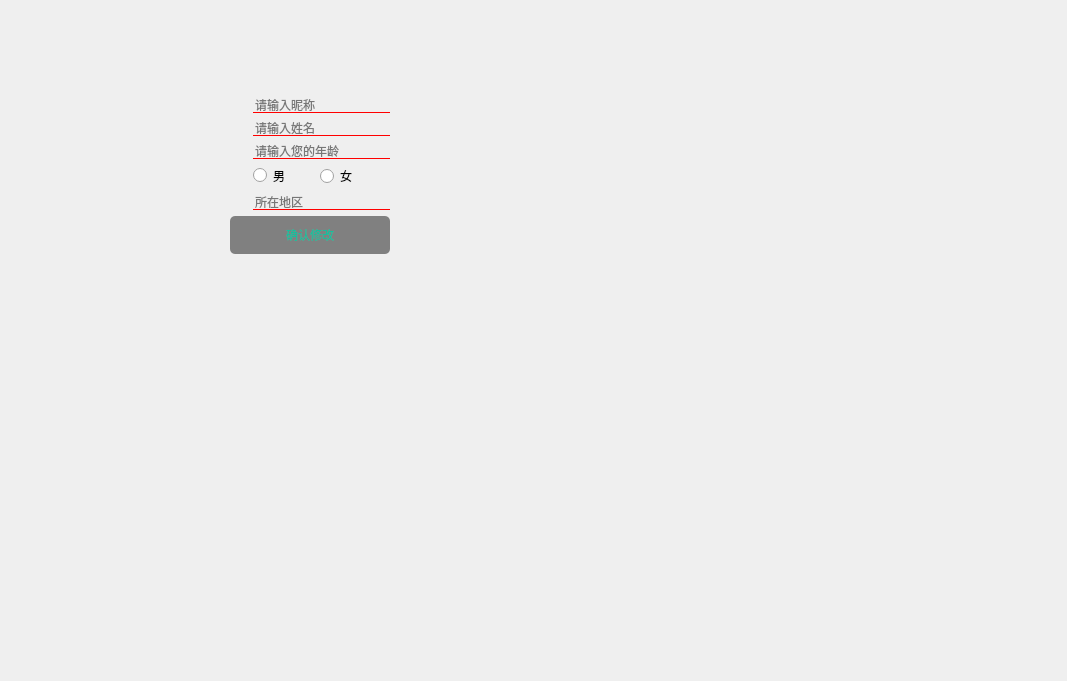
<?xml version="1.0" encoding="UTF-8"?>
<ui version="4.0">
 <class>MySettingPage</class>
 <widget class="QWidget" name="MySettingPage">
  <property name="geometry">
   <rect>
    <x>0</x>
    <y>0</y>
    <width>1067</width>
    <height>681</height>
   </rect>
  </property>
  <property name="windowTitle">
   <string>Form</string>
  </property>
  <widget class="QWidget" name="verticalLayoutWidget">
   <property name="geometry">
    <rect>
     <x>60</x>
     <y>20</y>
     <width>471</width>
     <height>371</height>
    </rect>
   </property>
   <layout class="QVBoxLayout" name="verticalLayout">
    <item>
     <layout class="QHBoxLayout" name="horizontalLayout">
      <item>
       <widget class="QPushButton" name="CloseBt">
        <property name="styleSheet">
         <string notr="true">border:none;
border-image: url(:/ICON/picture/Back.ico);</string>
        </property>
        <property name="text">
         <string/>
        </property>
       </widget>
      </item>
      <item>
       <spacer name="horizontalSpacer_2">
        <property name="orientation">
         <enum>Qt::Horizontal</enum>
        </property>
        <property name="sizeHint" stdset="0">
         <size>
          <width>40</width>
          <height>20</height>
         </size>
        </property>
       </spacer>
      </item>
      <item>
       <spacer name="horizontalSpacer">
        <property name="orientation">
         <enum>Qt::Horizontal</enum>
        </property>
        <property name="sizeHint" stdset="0">
         <size>
          <width>40</width>
          <height>20</height>
         </size>
        </property>
       </spacer>
      </item>
     </layout>
    </item>
    <item>
     <widget class="QStackedWidget" name="stackedWidget">
      <property name="styleSheet">
       <string notr="true"/>
      </property>
      <property name="currentIndex">
       <number>2</number>
      </property>
      <widget class="QWidget" name="page_1">
       <widget class="QWidget" name="verticalLayoutWidget_2">
        <property name="geometry">
         <rect>
          <x>40</x>
          <y>40</y>
          <width>371</width>
          <height>301</height>
         </rect>
        </property>
        <layout class="QVBoxLayout" name="verticalLayout_2">
         <item>
          <widget class="QPushButton" name="HeadSettingBt">
           <property name="styleSheet">
            <string notr="true">QPushButton{border-style:none;padding:10px;border-radius:5px;color:#1ABC9C;background:#c7ff93;}
QPushButton:hover{color:#2EE1C1;background:#FFFFFF;}
QPushButton:pressed{color:#16A086;background:#A7EEE6;}</string>
           </property>
           <property name="text">
            <string>头像设置</string>
           </property>
          </widget>
         </item>
         <item>
          <widget class="QPushButton" name="MyMesaageBt">
           <property name="styleSheet">
            <string notr="true">QPushButton{border-style:none;padding:10px;border-radius:5px;color:#1ABC9C;background:#c7ff93;}
QPushButton:hover{color:#2EE1C1;background:#FFFFFF;}
QPushButton:pressed{color:#16A086;background:#A7EEE6;}</string>
           </property>
           <property name="text">
            <string>个人信息设置</string>
           </property>
          </widget>
         </item>
         <item>
          <spacer name="verticalSpacer_4">
           <property name="orientation">
            <enum>Qt::Vertical</enum>
           </property>
           <property name="sizeHint" stdset="0">
            <size>
             <width>20</width>
             <height>40</height>
            </size>
           </property>
          </spacer>
         </item>
        </layout>
       </widget>
      </widget>
      <widget class="QWidget" name="page_2">
       <property name="styleSheet">
        <string notr="true">#page_2{
	background-color: rgb(255, 255, 255);}
QLabel{font: .8em Arial, Tahoma, Verdana;
      background: #fff url(../images/bg.gif) repeat-x; 
      color: #777;}</string>
       </property>
       <widget class="QWidget" name="verticalLayoutWidget_3">
        <property name="geometry">
         <rect>
          <x>100</x>
          <y>120</y>
          <width>321</width>
          <height>191</height>
         </rect>
        </property>
        <layout class="QVBoxLayout" name="verticalLayout_3">
         <item>
          <spacer name="verticalSpacer">
           <property name="orientation">
            <enum>Qt::Vertical</enum>
           </property>
           <property name="sizeHint" stdset="0">
            <size>
             <width>20</width>
             <height>40</height>
            </size>
           </property>
          </spacer>
         </item>
         <item>
          <widget class="QLabel" name="label">
           <property name="text">
            <string>晨博专属APP</string>
           </property>
           <property name="alignment">
            <set>Qt::AlignCenter</set>
           </property>
          </widget>
         </item>
         <item>
          <widget class="QLabel" name="label_2">
           <property name="styleSheet">
            <string notr="true"/>
           </property>
           <property name="frameShape">
            <enum>QFrame::NoFrame</enum>
           </property>
           <property name="text">
            <string>电话没有</string>
           </property>
           <property name="alignment">
            <set>Qt::AlignCenter</set>
           </property>
          </widget>
         </item>
         <item>
          <widget class="QLabel" name="label_3">
           <property name="text">
            <string>个性签名：棒棒鸡！！！</string>
           </property>
           <property name="alignment">
            <set>Qt::AlignCenter</set>
           </property>
          </widget>
         </item>
         <item>
          <spacer name="verticalSpacer_2">
           <property name="orientation">
            <enum>Qt::Vertical</enum>
           </property>
           <property name="sizeHint" stdset="0">
            <size>
             <width>20</width>
             <height>40</height>
            </size>
           </property>
          </spacer>
         </item>
        </layout>
       </widget>
      </widget>
      <widget class="QWidget" name="PersonalSetting_Page">
       <property name="styleSheet">
        <string notr="true">QLineEdit{
border:none;
margin-left:10px;
border-bottom:1px solid red;
background-color: rgba(0, 0, 0, 0);
}</string>
       </property>
       <widget class="QWidget" name="verticalLayoutWidget_5">
        <property name="geometry">
         <rect>
          <x>170</x>
          <y>50</y>
          <width>160</width>
          <height>158</height>
         </rect>
        </property>
        <layout class="QVBoxLayout" name="personlMessage_Verticalayout">
         <item>
          <layout class="QFormLayout" name="formLayout">
           <item row="0" column="0">
            <widget class="QLabel" name="Nickname_label">
             <property name="styleSheet">
              <string notr="true">border-image: url(:/Art/setting_personal_information/昵称.png);</string>
             </property>
             <property name="text">
              <string/>
             </property>
            </widget>
           </item>
           <item row="0" column="1">
            <widget class="QLineEdit" name="NickNamelineEdit">
             <property name="styleSheet">
              <string notr="true"/>
             </property>
             <property name="inputMask">
              <string/>
             </property>
             <property name="placeholderText">
              <string>请输入昵称</string>
             </property>
            </widget>
           </item>
           <item row="1" column="0">
            <widget class="QLabel" name="Name_label">
             <property name="styleSheet">
              <string notr="true">border-image: url(:/Art/setting_personal_information/姓名.png);</string>
             </property>
             <property name="text">
              <string/>
             </property>
            </widget>
           </item>
           <item row="1" column="1">
            <widget class="QLineEdit" name="Name_lineEdit">
             <property name="inputMask">
              <string/>
             </property>
             <property name="placeholderText">
              <string>请输入姓名</string>
             </property>
            </widget>
           </item>
           <item row="2" column="0">
            <widget class="QLabel" name="Age_label">
             <property name="styleSheet">
              <string notr="true">border-image: url(:/Art/setting_personal_information/年龄.png);</string>
             </property>
             <property name="text">
              <string/>
             </property>
            </widget>
           </item>
           <item row="2" column="1">
            <widget class="QLineEdit" name="Age_lineEdit">
             <property name="inputMask">
              <string/>
             </property>
             <property name="text">
              <string/>
             </property>
             <property name="placeholderText">
              <string>请输入您的年龄</string>
             </property>
            </widget>
           </item>
           <item row="3" column="0">
            <widget class="QLabel" name="Sex_label">
             <property name="styleSheet">
              <string notr="true">border-image: url(:/Art/setting_personal_information/性别.png);</string>
             </property>
             <property name="text">
              <string/>
             </property>
            </widget>
           </item>
           <item row="3" column="1">
            <layout class="QHBoxLayout" name="horizontalLayout_2">
             <item>
              <widget class="QRadioButton" name="Man_radioButton">
               <property name="styleSheet">
                <string notr="true">margin-left:10px;</string>
               </property>
               <property name="text">
                <string>男</string>
               </property>
              </widget>
             </item>
             <item>
              <widget class="QRadioButton" name="Woman_radioButton">
               <property name="text">
                <string>女</string>
               </property>
              </widget>
             </item>
            </layout>
           </item>
           <item row="4" column="0">
            <widget class="QLabel" name="AreaLocation_label">
             <property name="styleSheet">
              <string notr="true">border-image: url(:/Art/setting_personal_information/地区.png);</string>
             </property>
             <property name="text">
              <string/>
             </property>
            </widget>
           </item>
           <item row="4" column="1">
            <widget class="QLineEdit" name="AreaLocation_lineEdit">
             <property name="inputMask">
              <string/>
             </property>
             <property name="placeholderText">
              <string>所在地区</string>
             </property>
            </widget>
           </item>
          </layout>
         </item>
         <item>
          <widget class="QPushButton" name="ChangePersonMessageBt">
           <property name="styleSheet">
            <string notr="true">QPushButton{border-style:none;padding:10px;border-radius:5px;color:#1ABC9C;background:gray;}</string>
           </property>
           <property name="text">
            <string>确认修改</string>
           </property>
          </widget>
         </item>
        </layout>
       </widget>
      </widget>
      <widget class="QWidget" name="page_3">
       <widget class="QWidget" name="verticalLayoutWidget_4">
        <property name="geometry">
         <rect>
          <x>80</x>
          <y>30</y>
          <width>331</width>
          <height>251</height>
         </rect>
        </property>
        <layout class="QVBoxLayout" name="verticalLayout_4">
         <item>
          <widget class="QPushButton" name="UpdateBt">
           <property name="styleSheet">
            <string notr="true">QPushButton{border-style:none;padding:10px;border-radius:5px;color:#1ABC9C;background:rgb(85, 85, 0);}
QPushButton:hover{color:#2EE1C1;background:#FFFFFF;}
QPushButton:pressed{color:#16A086;background:#A7EEE6;}</string>
           </property>
           <property name="text">
            <string>版本信息及更新</string>
           </property>
          </widget>
         </item>
         <item>
          <widget class="QPushButton" name="ClearDateBt">
           <property name="styleSheet">
            <string notr="true">QPushButton{border-style:none;padding:10px;border-radius:5px;color:#1ABC9C;background:rgb(85, 85, 0);}
QPushButton:hover{color:#2EE1C1;background:#FFFFFF;}
QPushButton:pressed{color:#16A086;background:#A7EEE6;}</string>
           </property>
           <property name="text">
            <string>清除缓存</string>
           </property>
          </widget>
         </item>
         <item>
          <widget class="QPushButton" name="NewsMessageBt">
           <property name="styleSheet">
            <string notr="true">QPushButton{border-style:none;padding:10px;border-radius:5px;color:#1ABC9C;background:#55aa7f;}
QPushButton:hover{color:#2EE1C1;background:#FFFFFF;}
QPushButton:pressed{color:#16A086;background:#A7EEE6;}</string>
           </property>
           <property name="text">
            <string>新消息通知</string>
           </property>
          </widget>
         </item>
         <item>
          <spacer name="verticalSpacer_3">
           <property name="orientation">
            <enum>Qt::Vertical</enum>
           </property>
           <property name="sizeHint" stdset="0">
            <size>
             <width>20</width>
             <height>40</height>
            </size>
           </property>
          </spacer>
         </item>
        </layout>
       </widget>
      </widget>
     </widget>
    </item>
   </layout>
  </widget>
 </widget>
 <resources/>
 <connections/>
</ui>
